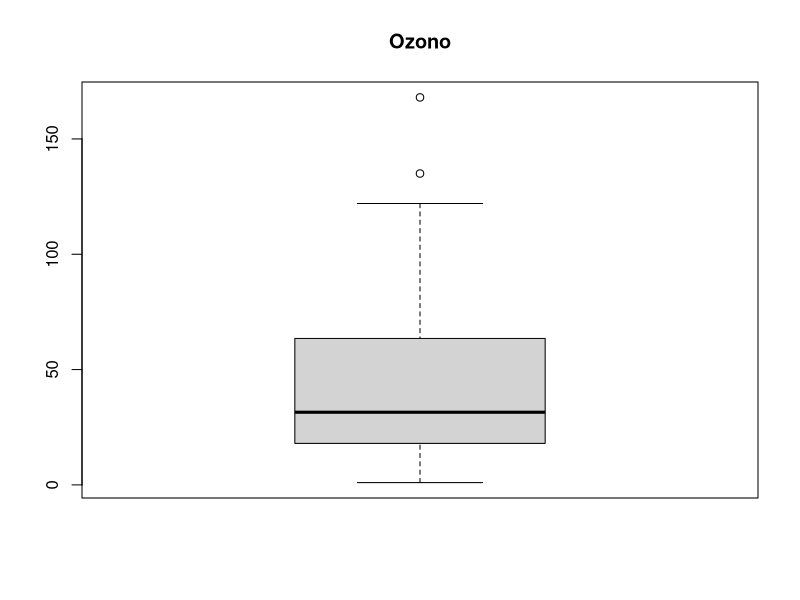
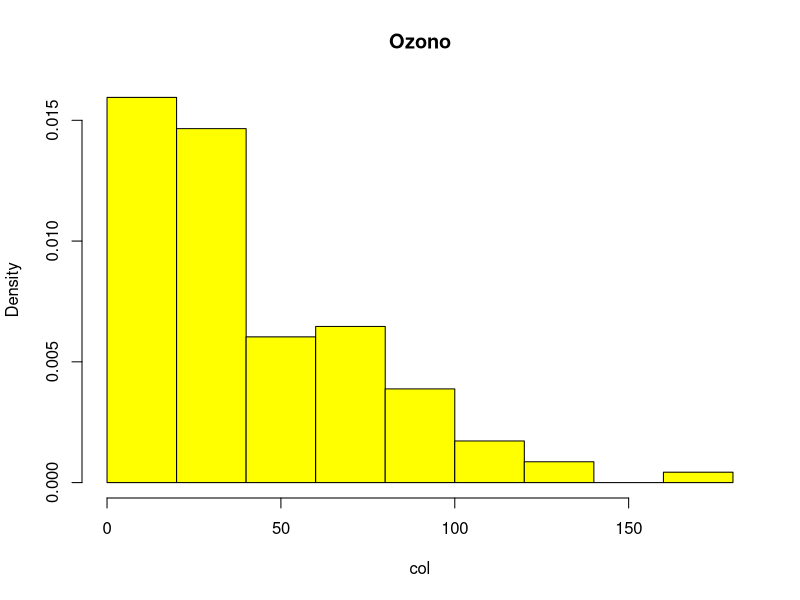
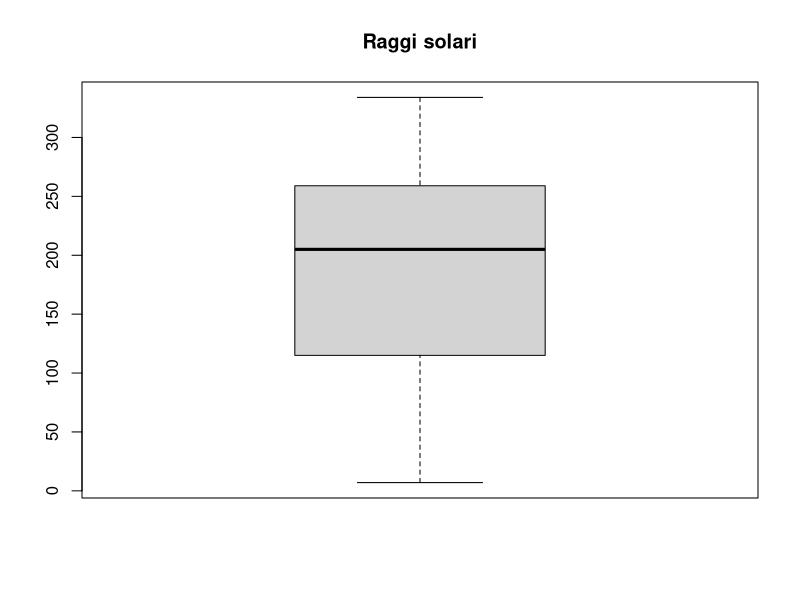
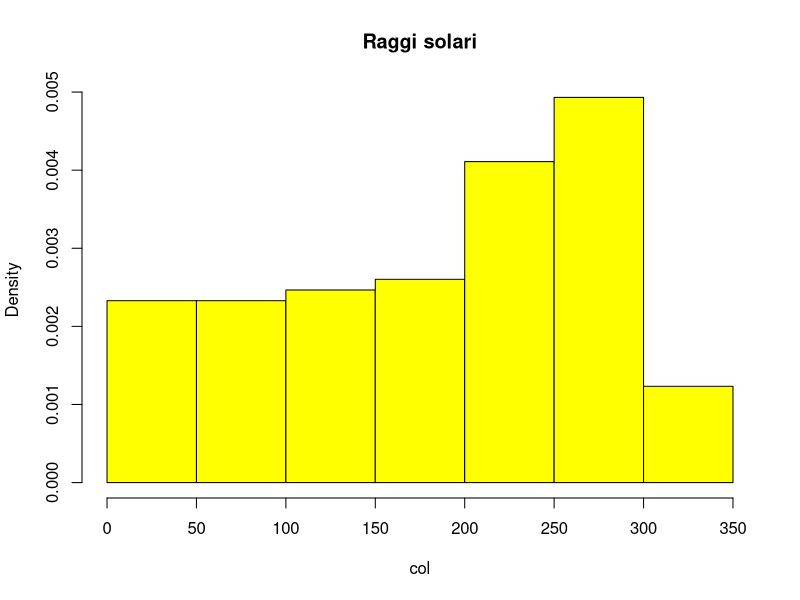
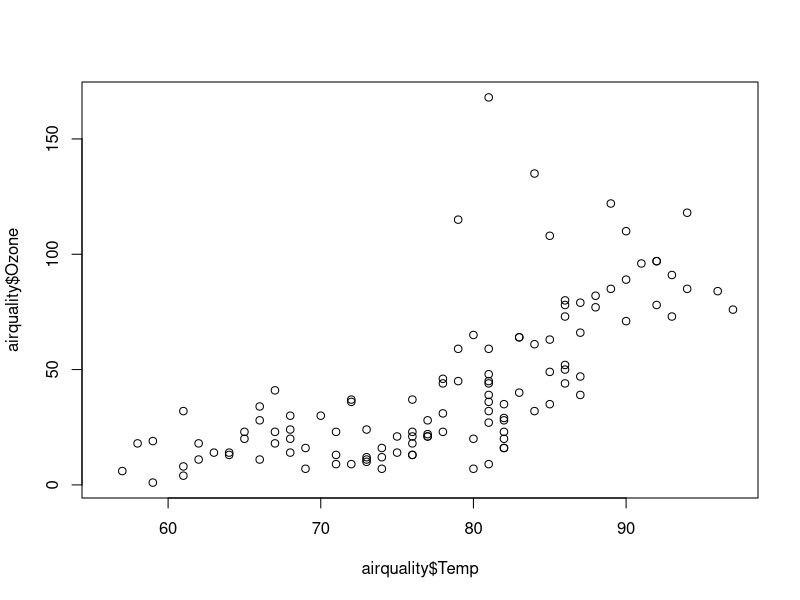
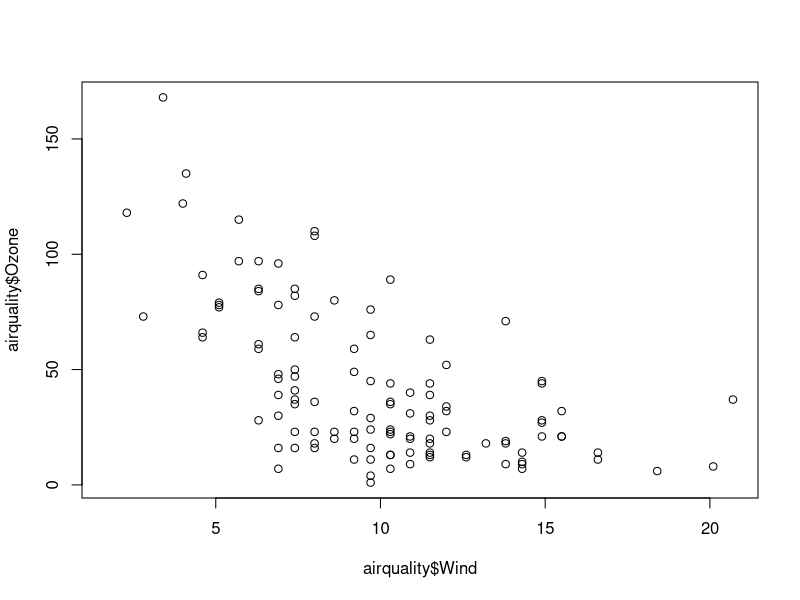
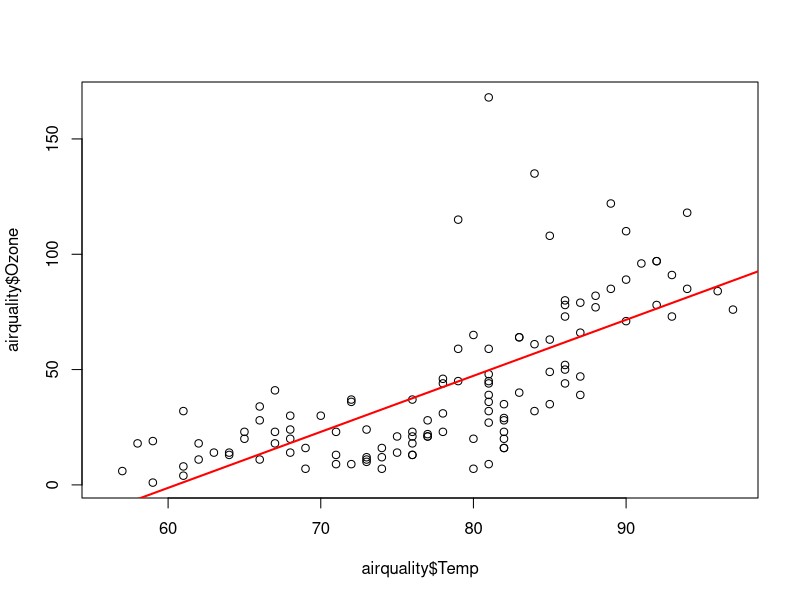
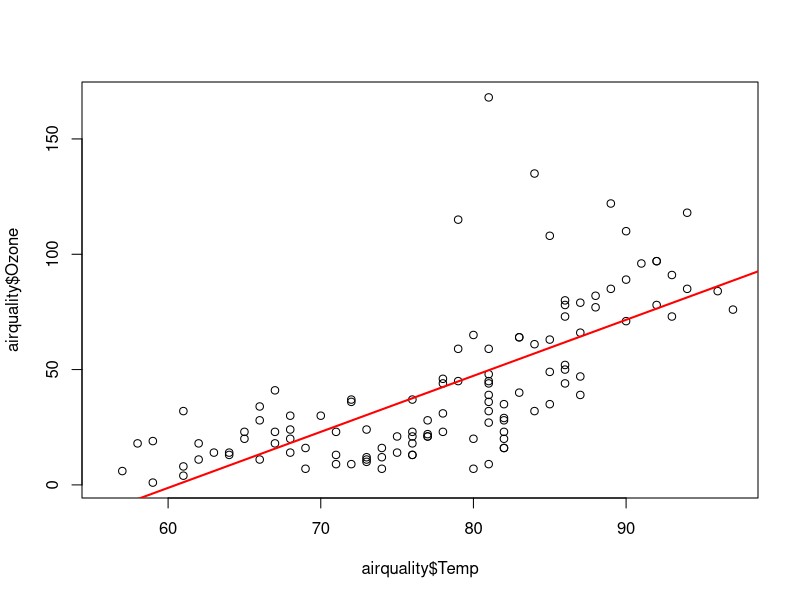

Write the R code that produced these figures, in order.
## ---- chunk 1
# install.packages('lubridate')
# install.packages("VIM")
# install.packages("psych") 
## ---- chunk 2
library(corrplot)
library(lubridate)
library(VIM)
library(psych)
## ---- chunk 3
data("airquality")
## ---- chunk 4
help(airquality)
## ---- chunk 5
colSums(is.na(airquality))
## ---- chunk 6
length(which(is.na(airquality)))
## ---- chunk 7
analyze_col <- function(col, name) {
  # par(mfrow=c(1,2))
  boxplot(col, main=name)
  
  hist(col, col='yellow', freq=F, main=name)
  # lines(density(col), lwd=2, col="red")
  return(summary(col))
}
## ---- chunk 8
summary_ozono = analyze_col(airquality$Ozone, 'Ozono')
summary_raggi_solari = analyze_col(airquality$Solar.R, 'Raggi solari')

## ---- chunk 9
summary_ozono
## ---- chunk 10
print((summary_ozono[[5]] - summary_ozono[[2]])/(summary_ozono[[6]] - summary_ozono[[1]]))
## ---- chunk 11
(summary_raggi_solari[[5]] - summary_raggi_solari[[2]])/(summary_raggi_solari[[6]] - summary_raggi_solari[[1]])

## ---- chunk 12
matrice_cor_completa <- cor(airquality, use = "complete.obs")
correlazioni_ozone <- matrice_cor_completa[, "Ozone"]
round(correlazioni_ozone, 4)
## ---- chunk 13
plot(airquality$Temp, airquality$Ozone)
plot(airquality$Wind, airquality$Ozone)

## ---- chunk 14
modello <- lm(Ozone ~ Temp , data = airquality)

summary_model = summary(modello)
m = summary_model$coefficients[, 1][['Temp']]
q = summary_model$coefficients[, 1][['(Intercept)']]

plot(airquality$Temp, airquality$Ozone)
abline(a = q, b = m, col = "red", lwd = 2) 
## ---- chunk 15
modello <- lm(Ozone ~ Temp , data = airquality)

summary_model = summary(modello)
m = summary_model$coefficients[, 1][['Temp']]
q = summary_model$coefficients[, 1][['(Intercept)']]

plot(airquality$Temp, airquality$Ozone)
abline(a = q, b = m, col = "red", lwd = 2) 
## ---- chunk 16
modello_log <- lm(log(Ozone) ~ Temp, data = airquality) 
summary(modello_log)

coeff_log <- summary(modello_log)$coefficients
q_log <- coeff_log[, "Estimate"]["(Intercept)"]
m_log <- coeff_log[, "Estimate"]["Temp"]

plot(airquality$Temp, airquality$Ozone,
     xlab = "Temperatura (Temp)",
     ylab = "Ozono (Ozone)",
     main = "Ozono vs. Temperatura con Curva Esponenziale (Log-Lineare)")

curve(expr = exp(q_log + m_log * x), add = T, col = "darkorange", lwd = 3)

## ---- chunk 17
indexes_na_ozone = which(is.na(airquality$Ozone))
temp_imputazione = airquality$Temp[indexes_na_ozone]
valori_imputati_esponenziali = exp(q_log + m_log * temp_imputazione)
airquality$Ozone[indexes_na_ozone] <- valori_imputati_esponenziali
cat("Valori NA in Ozone dopo l'imputazione esponenziale:", sum(is.na(airquality$Ozone)))
## ---- chunk 18
# 1. Trova gli indici dei valori NA originali in Ozone (Assicurati che airquality sia il dataframe con gli NA originali)
# Se hai già imputato airquality in precedenza, ricarica i dati o usa una copia.
# Per chiarezza, assumiamo che tu stia lavorando sull'originale con NA:
indici_na_ozone <- which(is.na(airquality$Ozone))

# 2. Estrai la temperatura dei giorni con NA
temp_na <- airquality$Temp[indici_na_ozone]

# 3. Calcola i valori di OZONE imputati con la curva esponenziale per quei giorni
# Formula: Ozone = exp(q_log + m_log * Temp)
ozone_imputato <- exp(q_log + m_log * temp_na)

# 4. Crea il grafico originale e la curva (il tuo codice)
plot(airquality$Temp, airquality$Ozone,
     xlab = "Temperatura (Temp)",
     ylab = "Ozono (Ozone)",
     main = "Ozono vs. Temperatura con Imputazioni Esponenziali")

curve(expr = exp(q_log + m_log * x), add = TRUE, col = "darkorange", lwd = 3)

## ---- chunk 19
matrice_cor_completa <- cor(airquality, use = "complete.obs")
correlazioni_ozone <- matrice_cor_completa[, "Solar.R"]
round(correlazioni_ozone, 4)
## ---- chunk 20
solar_r_na = airquality[is.na(airquality$Solar.R), ]
for(n in names(airquality)) {
  plot(airquality[[n]], airquality$Solar.R, main=n, ylab="Raggi solari", xlab=n)
  for(i in solar_r_na) {
    abline(v=i, col="blue", lwd = 2)
  }
}
## ---- chunk 21
Data_Stringa = paste("1973", airquality$Month, airquality$Day, sep = "-")
airquality$Date_to_nr = yday(ymd(Data_Stringa))
## ---- chunk 22
matrice_cor_completa <- cor(airquality, use = "complete.obs")
correlazioni_ozone <- matrice_cor_completa[, "Solar.R"]
round(correlazioni_ozone, 4)
## ---- chunk 23
solar_r_na = airquality[is.na(airquality$Solar.R), ]
for(name in names(airquality)) {
  plot(airquality$Solar.R, airquality[[name]], xlab='Raggi solari', ylab=name, main=name)
  
  for(i in solar_r_na) {
    abline(v=i, col="blue", lwd = 2)
  }
}
## ---- chunk 24
nr_periods = 7
boxplot(airquality$Solar.R ~ as.integer(airquality$Date_to_nr / nr_periods),
        main = paste("Solar.R per Blocco Temporale ", nr_periods, " giorni"),
        xlab = paste("Blocco Temporale (Ordinal Day /",nr_periods,")"),
        ylab = "Solar.R")
## ---- chunk 25
which(is.na(airquality$Solar.R))
## ---- chunk 26
airquality_filtered = airquality[!is.na(airquality$Solar.R), ]
## ---- chunk 27
calculate_rapresentants <- function(x) c(mean(x), median(x), sd(x), var(x), min(x), max(x), summary(x))
## ---- chunk 28
describe(airquality_filtered)
## ---- chunk 29
for(name in names(airquality)) {
  boxplot(airquality[[name]], main=name)
}
## ---- chunk 30
corrplot(cor(airquality, use = "complete.obs"), method = 'number')
